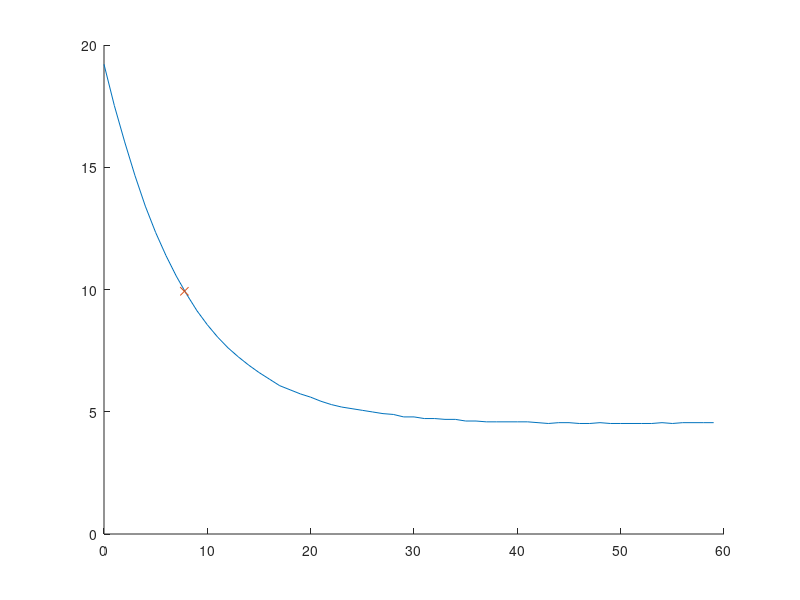

Source code (MATLAB): (Note: this script raises an error after producing the figure.)
clear variables, close all, clc, format compact
%%
temp=[19.210885932229044
17.522917384316546
16.03820489864936
14.655311695729269
13.407821976017182
12.329284184638846
11.385846566021243
10.543714518980797
9.80281218770808
9.12940576783638
8.557115946205025
8.052234909042035
7.614732415128204
7.244582273690349
6.908117353113208
6.6053275853981575
6.336203913634284
6.067101684461754
5.898923677768083
5.7307540438336675
5.596224364232999
5.428069798115708
5.293552171148461
5.192667465626829
5.1254126687983526
5.058159210691278
4.990907091225626
4.923656310321798
4.890031421805738
4.789158763880447
4.789158763880447
4.721911998182596
4.721911998182596
4.6882891171794085
4.6882891171794085
4.6210443588153245
4.6210443588153245
4.5874224814337765
4.5874224814337765
4.5874224814337765
4.5874224814337765
4.5874224814337765
4.553800938572999
4.520179730222854
4.553800938572999
4.553800938572999
4.520179730222854
4.520179730222854
4.553800938572999
4.520179730222854
4.520179730222854
4.520179730222854
4.520179730222854
4.520179730222854
4.553800938572999
4.520179730222854
4.553800938572999
4.553800938572999
4.553800938572999
4.553800938572999
4.520179730222854
4.553800938572999
4.553800938572999
4.5874224814337765
4.553800938572999
4.553800938572999
4.553800938572999
4.5874224814337765
4.5874224814337765
4.5874224814337765
4.5874224814337765
4.5874224814337765
4.5874224814337765
4.5874224814337765
4.5874224814337765
4.6210443588153245
4.6210443588153245
4.6210443588153245
4.6210443588153245
4.654666570727031
4.6210443588153245
4.654666570727031
4.654666570727031
4.654666570727031
4.654666570727031
4.654666570727031
4.654666570727031
4.654666570727031
4.654666570727031
4.6882891171794085
4.6882891171794085
4.6882891171794085
4.721911998182596
4.6882891171794085
4.6882891171794085
4.721911998182596
4.721911998182596
4.721911998182596
4.721911998182596
4.721911998182596
4.755535213746354
4.789158763880447
4.721911998182596
4.755535213746354
4.789158763880447
4.755535213746354
4.789158763880447
4.789158763880447
4.789158763880447
4.789158763880447
4.755535213746354
4.822782648595013
4.822782648595013
4.822782648595013
4.822782648595013
4.822782648595013
4.822782648595013
4.856406867900189
4.856406867900189
4.856406867900189
4.856406867900189
4.890031421805738
4.856406867900189
4.890031421805738
4.856406867900189
4.890031421805738
4.890031421805738
4.890031421805738
4.923656310321798
4.923656310321798
4.923656310321798
4.923656310321798
4.923656310321798
4.957281533458507
4.923656310321798
4.957281533458507
4.957281533458507
4.957281533458507
4.990907091225626
4.990907091225626
4.990907091225626
]

%%
time=(0:1:59)';
hold on
plot(time,temp(1:60))

responsetemp=max(temp)-(max(temp)-min(temp))*.632;
plot(7.78,responsetemp,'x')
yline(responsetemp)
xline(7.78)
title('Mixed Ice Water Bath Time Constant Test')
ylabel('Temp in C')
xlabel('Time in s')
legend('Probe Response', 'Time Constant (\tau=7.78)')
%risetime=20
stepinfo(temp,time)